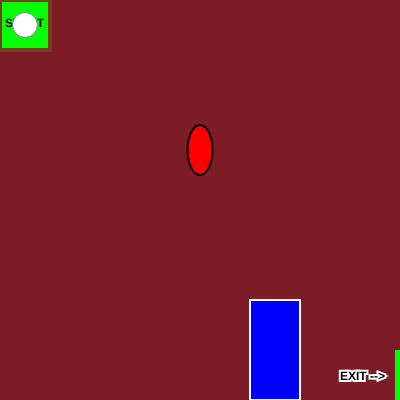
Frame 1 (no input)
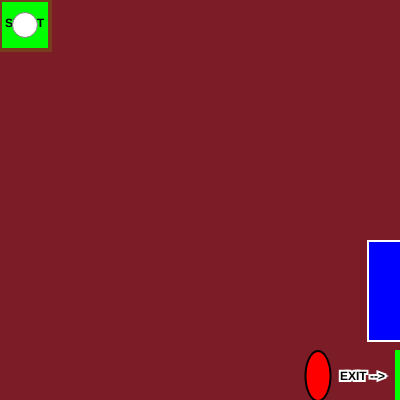
Frame 60 (no input)
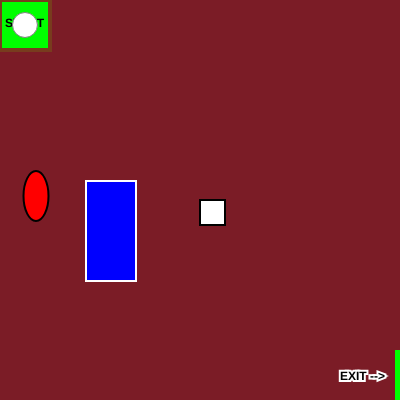
Frame 120 (the mouse pressed at the canvas centre since frame 60)

The p5.js sketch that drew these frames (run headless with seeded random() and noise() and a simulated clock; from frame 60 on, the mouse is pressed at the canvas centre):

// p5.js sketch
// ── sketch.js
//Variables
var x = 25;
var y = 25;
var ob1x = 200;
var ob1y = 150;
var ob2x = 250;
var ob2y = 300;
var mousex = 0;
var mousey = 0;
var ob1xmovement;
var ob1ymovement;
var ob2xmovement;
var ob2ymovement;

function setup() {
  createCanvas(400, 400);
  ob1xmovement = floor(random(-4, 5));
  ob1ymovement = floor(random(-4, 5));
  ob2xmovement = floor(random(-4, 5));
  ob2ymovement = floor(random(-4, 5));
}

function draw() {
  background(123,28,38);
  
  //Square Obstacle (Mouse-Placed Obstacle)
  fill("white");
  strokeWeight(2);
  stroke("black");
  square(mousex, mousey, 25);
  
  //Elliptical Obstacle
  fill("red");
  strokeWeight(2);
  stroke("black");
  ellipse(ob1x,ob1y,25,50);
  
  //Rectangular Obstacle
  fill("blue");
  stroke("white");
  rect(ob2x,ob2y,50,100);
  
  //Starting Area
  fill("lime");
  strokeWeight(4);
  stroke(120, 60, 30);
  square(0,0,50);
  
  //Start Text
  fill("black");
  noStroke();
  textStyle(BOLD);
  textSize(12);
  text("START", 5, 27);
  
  //Player
  fill("white");
  strokeWeight(1);
  stroke("grey");
  circle(x,y,25);
  
  //Exit Area
  noStroke();
  fill("lime");
  rect(395,350,400,400);
  
  //Exit Text
  fill("black");
  strokeWeight(4);
  stroke("white");
  text("EXIT -->", 340, 380);
  
  //Player Movement
  if(keyIsDown(87)){
    y -= 5;
  }
  if(keyIsDown(65)){
    x -= 5;
  }
  if(keyIsDown(83)){
    y += 5;
  }
  if(keyIsDown(68)){
    x += 5;
  }
  
  //Escaped Message + Out Of Bounds Tracker for Player
  if(x > 400){
    if(y >= 350){
      ob1xmovement = 0;
      ob1ymovement = 0;
      ob2xmovement = 0;
      ob2ymovement = 0;
      fill("white");
      stroke("black");
      textSize(30);
      text("YOU ESCAPED!", 95, 200);
    }
    else{
      x = 0;
    }
  }
  else if(y > 400){
    y = 0;
  }
  else if(x > 400 && y > 400){
    x = 0;
    y = 0;
  }
  else if(x < 0){
    x = 400;
  }
  else if(y < 0){
    y = 400;
  }
  else if(x < 0 && y < 0){
    x = 400;
    y = 400;
  }
  else if(x > 400 && y < 0){
    x = 0;
    y = 400;
  }
  else if(x < 0 && y > 400){
    x = 400;
    y = 0;
  }
  
  //Obstacle 1 Movement
  ob1x += ob1xmovement;
  ob1y += ob1ymovement;
  
  //Out of Bounds Tracker for Obstacle 1
  if(ob1x > 400){
    ob1x = 0;
  }
  else if(ob1y > 400){
    ob1y = 0;
  }
  else if(ob1x > 400 && ob1y > 400){
    ob1x = 0;
    ob1y = 0;
  }
  else if(ob1x < 0){
    ob1x = 400;
  }
  else if(ob1y < 0){
    ob1y = 400;
  }
  else if(ob1x < 0 && ob1y < 0){
    ob1x = 400;
    ob1y = 400;
  }
  else if(ob1x > 400 && ob1y < 0){
    ob1x = 0;
    ob1y = 400;
  }
  else if(ob1x < 0 && ob1y > 400){
    ob1x = 400;
    ob1y = 0;
  }
  
  //Obstacle 2 Movement
  ob2x += ob2xmovement;
  ob2y += ob2ymovement;
  
  //Out of Bounds Tracker for Obstacle 2
  if(ob2x > 400){
    ob2x = 0;
  }
  else if(ob2y > 400){
    ob2y = 0;
  }
  else if(ob2x > 400 && ob2y > 400){
    ob2x = 0;
    ob2y = 0;
  }
  else if(ob2x < 0){
    ob2x = 400;
  }
  else if(ob2y < 0){
    ob2y = 400;
  }
  else if(ob2x < 0 && ob2y < 0){
    ob2x = 400;
    ob2y = 400;
  }
  else if(ob2x > 400 && ob2y < 0){
    ob2x = 0;
    ob2y = 400;
  }
  else if(ob2x < 0 && ob2y > 400){
    ob2x = 400;
    ob2y = 0;
  }
}

//Mouse Pressing (For Obstacle Placement)
function mousePressed(){
  mousex = mouseX;
  mousey = mouseY;
}
